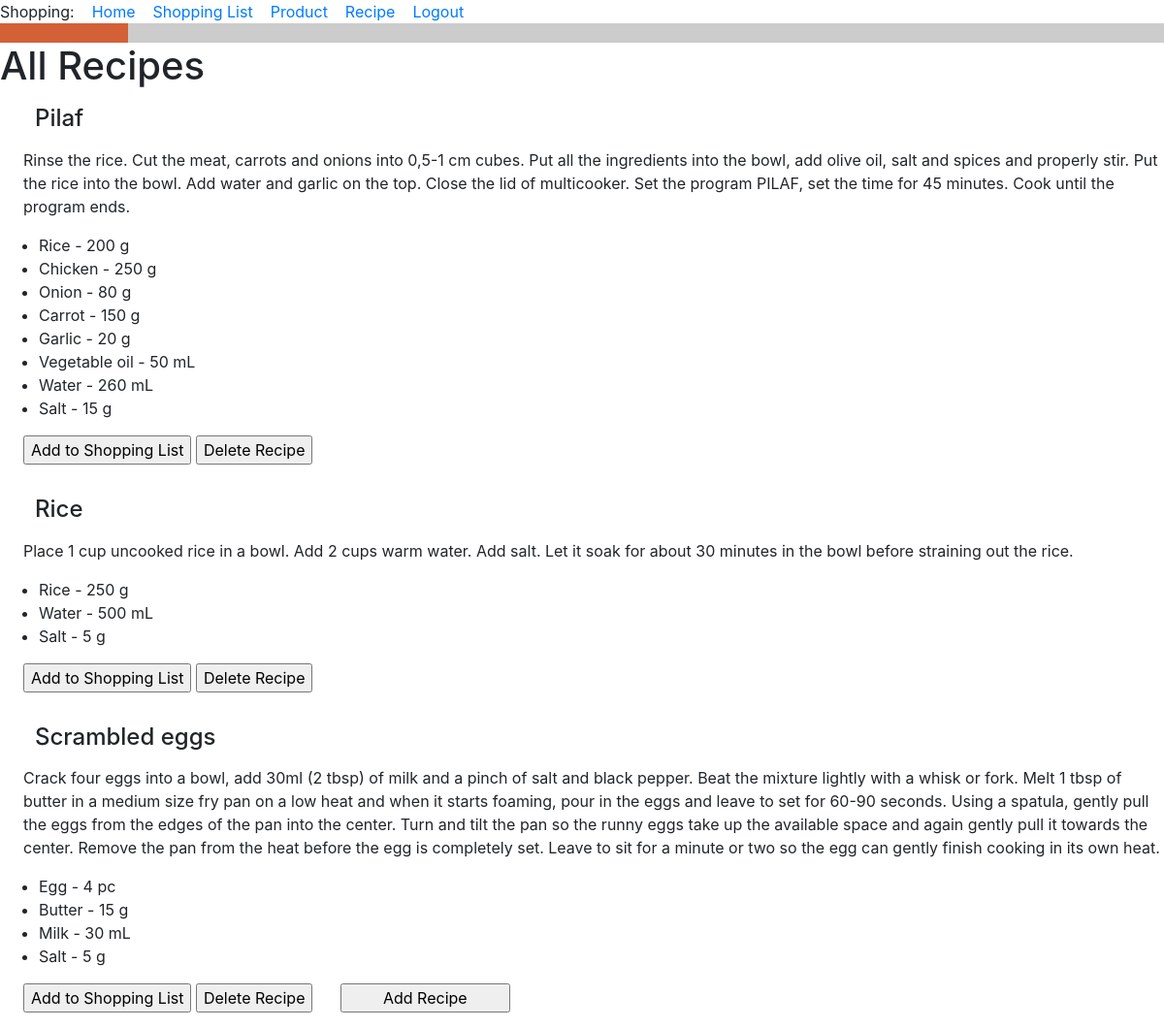
Screenshot of /all_recipes (signed in) with the database file from the repository.
### food_app/models.py (models this page shows, shortened)
class Recipe(db.Model):
    id = db.Column(db.Integer, primary_key=True)
    title = db.Column(db.String(256), index=True, unique=True, nullable=False)
    owner = db.Column(db.ForeignKey('user.id'))
    ingredients = db.relationship('Ingredient', backref='recipe', lazy='dynamic')
    description = db.Column(db.Text)
    def __str__(self):
        return f'{self.title}'.capitalize()

class Ingredient(db.Model):
    id = db.Column(db.Integer, primary_key=True)
    recipe_id = db.Column(db.ForeignKey('recipe.id'))
    product_id = db.Column(db.ForeignKey('product.id'))
    product = db.relationship('Product')
    quantity = db.Column(db.Integer)
    unit_of_measure = db.Column(db.String(120))
    def __str__(self):
        return f'{self.product} - {self.quantity} {self.unit_of_measure}'

class Product(db.Model):
    id = db.Column(db.Integer, primary_key=True)
    title = db.Column(db.String(256), index=True, unique=True, nullable=False)
    type_of_product = db.Column(db.String(120))
    unit_of_measure = db.Column(db.String(120))
    def __str__(self):
        return f'{self.title}'.capitalize()  # Big first letter only.

### food_app/routes.py (the view)
@app.route('/all_recipes', methods=['GET', 'POST'])
@login_required
def all_recipes():
    recipes = Recipe.query.all()
    return render_template(
        'all_recipes.html',
        title='All Recipes',
        recipes=recipes,
    )

### food_app/models.py (called while the page is built)
@login.user_loader
def load_user(id):
    return User.query.get(int(id))

### food_app/templates/all_recipes.html (shortened to what this page needs)
{% extends "base.html" %}
{% block content %}
<h1>All Recipes</h1>
    {% for recipe in recipes %}
    <h4><div><p><p style="margin-left:1.5em">{{ recipe }} </p></div></h4>
    <div><p><p style="margin-left:1.5em">{{ recipe.description }}</p></div>
    <div><ul>  {% for ingredient in recipe.ingredients %}
        <li>{{ ingredient }}</li>
        {% endfor %}
    </ul>
    </div>
<head>
</head>
<form action="{{ url_for('add_portions', recipe_id=recipe.id) }}">
    <p style="margin-left:1.5em"><input class="button" type="submit" value="Add to Shopping List"></p>
</form>
<form action="{{ url_for('delete_recipe', recipe_id=recipe.id) }}">
    <input class="button" type="submit" value="Delete Recipe">
</form>
{% endfor %}
<form>
<p style="margin-left:1.5em"><input type="button" value="        Add Recipe        " onClick='location.href="add_recipe"'>
</form>
{% endblock %}

### food_app/templates/all_recipes.html (style rules this page uses)
form { display: inline-block; }

### rows the page displays
Recipe: title "Pilaf", description "Rinse the rice. Cut the meat, carrots and onions into 0,5-1 cm cubes. Put all the ingredients into the bowl, add olive oil, salt and spices and properly stir. Put the rice into the bowl. Add water and garlic on the top. Close the lid of multicooker. Set the program PILAF, set the time for 45 minutes. Cook until the program ends."
Ingredient: quantity+unit_of_measure "Rice - 200 g"
Ingredient: quantity+unit_of_measure "Chicken - 250 g"
Ingredient: quantity+unit_of_measure "Onion - 80 g"
Ingredient: quantity+unit_of_measure "Carrot - 150 g"
Ingredient: quantity+unit_of_measure "Garlic - 20 g"
Ingredient: quantity+unit_of_measure "Vegetable oil - 50 mL"
Ingredient: quantity+unit_of_measure "Water - 260 mL"
Ingredient: quantity+unit_of_measure "Salt - 15 g"
Recipe: title "Rice", description "Place 1 cup uncooked rice in a bowl. Add 2 cups warm water. Add salt. Let it soak for about 30 minutes in the bowl before straining out the rice."
Ingredient: quantity+unit_of_measure "Rice - 250 g"
Ingredient: quantity+unit_of_measure "Water - 500 mL"
Ingredient: quantity+unit_of_measure "Salt - 5 g"
Recipe: title "Scrambled eggs", description "Crack four eggs into a bowl, add 30ml (2 tbsp) of milk and a pinch of salt and black pepper. Beat the mixture lightly with a whisk or fork. Melt 1 tbsp of butter in a medium size fry pan on a low heat and when it starts foaming, pour in the eggs and leave to set for 60-90 seconds. Using a spatula, gently pull the eggs from the edges of the pan into the center. Turn and tilt the pan so the runny eggs take up the available space and again gently pull it towards the center. Remove the pan from the heat before the egg is completely set. Leave to sit for a minute or two so the egg can gently finish cooking in its own heat."
Ingredient: quantity+unit_of_measure "Egg - 4 pc"
Ingredient: quantity+unit_of_measure "Butter - 15 g"
Ingredient: quantity+unit_of_measure "Milk - 30 mL"
Ingredient: quantity+unit_of_measure "Salt - 5 g"
